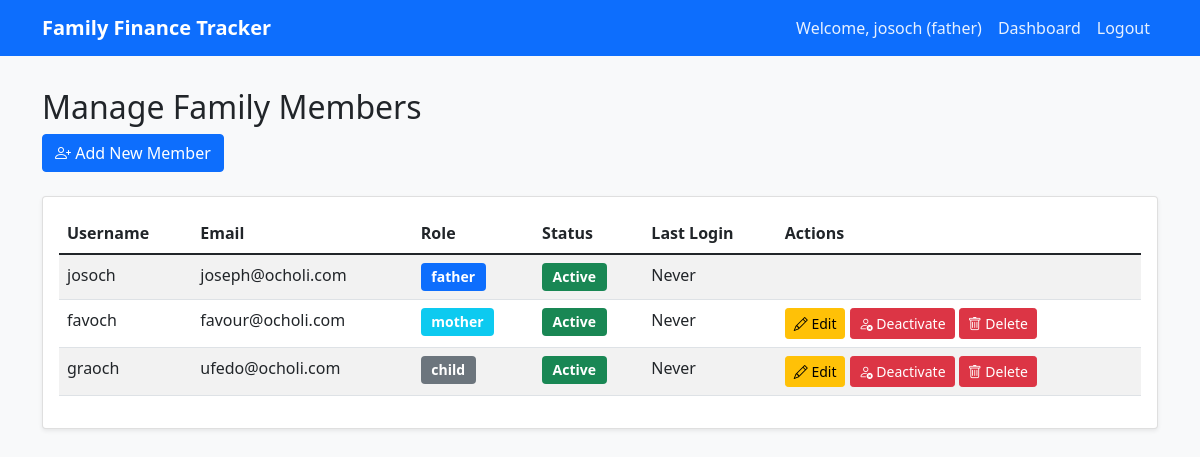
Page /manage_family_members (signed in) on the earlier database version.
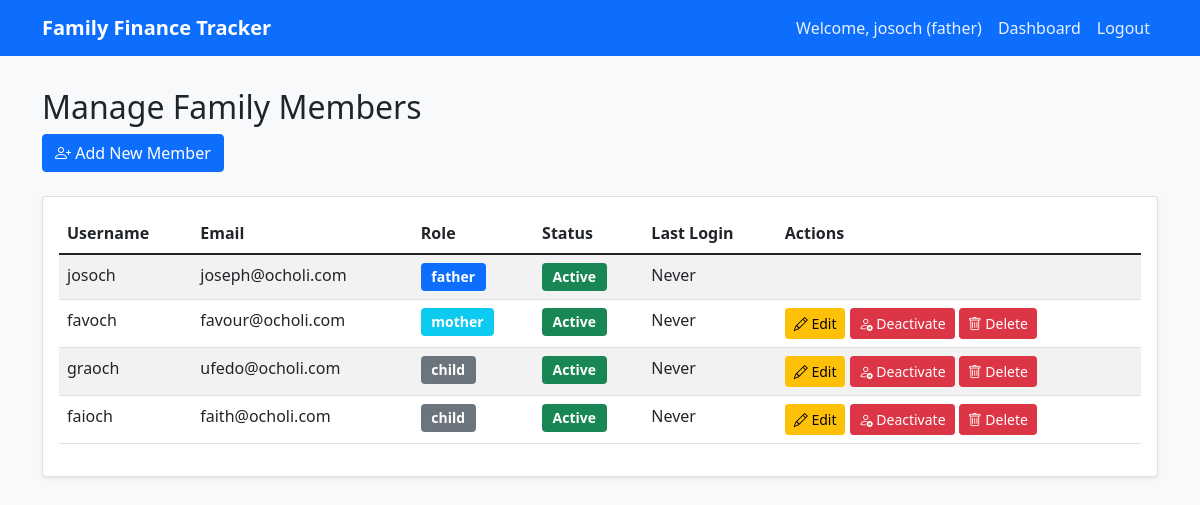
Same page on the later database version.
### app.py (models this page shows, shortened)
class User(db.Model, UserMixin):
    id = db.Column(db.Integer, primary_key=True)
    username = db.Column(db.String(80), unique=True, nullable=False)
    email = db.Column(db.String(120), unique=True, nullable=False)
    password_hash = db.Column(db.String(128))
    role = db.Column(db.String(20), nullable=False)
    balance = db.Column(db.Float, default=0.0)
    is_active = db.Column(db.Boolean, default=True)
    family_id = db.Column(db.Integer, db.ForeignKey('family.id'))
    created_at = db.Column(db.DateTime, default=datetime.utcnow)
    funding_requests = db.relationship('FundingRequest',
                                     foreign_keys='FundingRequest.requested_by',
                                     backref=db.backref('requester_ref', lazy=True),
                                     lazy=True)
    requests_approved = db.relationship('FundingRequest',
                                      foreign_keys='FundingRequest.approved_by',
                                      backref=db.backref('approver_ref', lazy=True),
                                      lazy=True)
    funding_request_balances = db.relationship('FundingRequestBalance',
                                             backref='user_ref',
                                             lazy=True)
    @property
    def password(self):
        raise AttributeError('password is not a readable attribute')

### app.py (the view)
@app.route('/manage_family_members')
@login_required
@father_required
def manage_family_members():
    family_members = User.query.filter_by(family_id=current_user.family_id).all()
    return render_template('manage_family_members.html', family_members=family_members)

### app.py (called while the page is built)
@login_manager.user_loader
def load_user(user_id):
    return User.query.get(int(user_id))

def father_required(f):
    @wraps(f)
    def decorated_function(*args, **kwargs):
        if not current_user.is_authenticated or current_user.role != 'father':
            flash('This action requires father privileges')
            return redirect(url_for('dashboard'))
        return f(*args, **kwargs)
    return decorated_function

### templates/manage_family_members.html (shortened to what this page needs)
<!DOCTYPE html>
<html lang="en">
<head>
    <link href="https://cdn.jsdelivr.net/npm/bootstrap@5.1.3/dist/css/bootstrap.min.css" rel="stylesheet">
    <link rel="stylesheet" href="https://cdn.jsdelivr.net/npm/bootstrap-icons@1.7.2/font/bootstrap-icons.css">
    <link rel="stylesheet" href="{{ url_for('static', filename='style.css') }}">
</head>
<body>
    <nav class="navbar navbar-expand-lg navbar-dark bg-primary">
        <div class="container">
            <a class="navbar-brand" href="#">Family Finance Tracker</a>
            <div class="collapse navbar-collapse" id="navbarNav">
                <ul class="navbar-nav ms-auto">
                    <li class="nav-item">
                        <span class="nav-link">Welcome, {{ current_user.username }} ({{ current_user.role }})</span>
                    </li>
                    <li class="nav-item">
                        <a class="nav-link" href="{{ url_for('dashboard') }}">Dashboard</a>
                    </li>
                    <li class="nav-item">
                        <a class="nav-link" href="{{ url_for('logout') }}">Logout</a>
                    </li>
                </ul>
            </div>
        </div>
    </nav>
    <div class="container mt-4">
        <div class="row mb-4">
            <div class="col">
                <h2>Manage Family Members</h2>
                <a href="{{ url_for('add_family_member') }}" class="btn btn-primary">
                    <i class="bi bi-person-plus"></i> Add New Member
                </a>
            </div>
        </div>
        <div class="card">
            <div class="card-body">
                <div class="table-responsive">
                    <table class="table table-striped">
                        <thead>
                            <tr>
                                <th>Username</th>
                                <th>Email</th>
                                <th>Role</th>
                                <th>Status</th>
                                <th>Last Login</th>
                                <th>Actions</th>
                            </tr>
                        </thead>
                        <tbody>
                            {% for member in family_members %}
                            <tr>
                                <td>{{ member.username }}</td>
                                <td>{{ member.email }}</td>
                                <td>
                                    <span class="badge {% if member.role == 'father' %}bg-primary{% elif member.role == 'mother' %}bg-info{% else %}bg-secondary{% endif %}">
                                        {{ member.role }}
                                    </span>
                                </td>
                                <td>
                                    <span class="badge {% if member.is_active %}bg-success{% else %}bg-danger{% endif %}">
                                        {{ 'Active' if member.is_active else 'Inactive' }}
                                    </span>
                                </td>
                                <td>{{ member.last_login.strftime('%Y-%m-%d %H:%M') if member.last_login else 'Never' }}</td>
                                <td>
                                    {% if current_user.role == 'father' and member.id != current_user.id %}
                                        <a href="{{ url_for('edit_family_member', user_id=member.id) }}" class="btn btn-warning btn-sm">
                                            <i class="bi bi-pencil"></i> Edit
                                        </a>
                                        <a href="{{ url_for('toggle_member_status', user_id=member.id) }}" class="btn btn-{% if member.is_active %}danger{% else %}success{% endif %} btn-sm">
                                            <i class="bi bi-{% if member.is_active %}person-x{% else %}person-check{% endif %}"></i>
                                            {{ 'Deactivate' if member.is_active else 'Activate' }}
                                        </a>
                                        <button type="button" class="btn btn-danger btn-sm" data-bs-toggle="modal" data-bs-target="#deleteModal{{ member.id }}">
                                            <i class="bi bi-trash"></i> Delete
                                        </button>
                                    {% endif %}
                                </td>
                            </tr>
                            {% endfor %}
                        </tbody>
                    </table>
                </div>
            </div>
        </div>
    </div>
</body>
</html>

### static/style.css (style rules this page uses)
body { background-color: #f8f9fa; }
.navbar { margin-bottom: 2rem; }
.card { box-shadow: 0 0.125rem 0.25rem rgba(0, 0, 0, 0.075); margin-bottom: 1.5rem; }
.table th { font-weight: 600; }
.badge { font-size: 0.875rem; padding: 0.5em 0.75em; }
.btn-primary { background-color: #0d6efd; border-color: #0d6efd; }
.navbar-brand { font-weight: 600; }
.nav-link { color: rgba(255, 255, 255, 0.9) !important; }

Differences in the rows shown:
added User: username "faioch", email "faith@ocholi.com", role "child", is_active "Active", last_login "Never", is_active "Deactivate"
